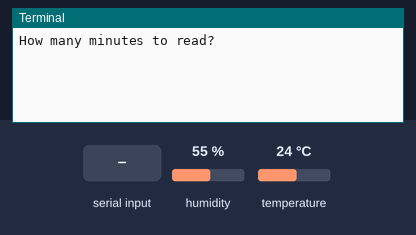
A program run on a simulated Raspberry Pi (BCM pin numbers). Parts: the last lines printed to the terminal. Inputs (shaded band) come from the test bench; at power-on: humidity 55 %, temperature 24 °C. The clock reads 2024-03-15 10:24:30 at power-on unless the program sets it; files the program writes start out absent.

Above: at 1.2 s.
1.3 s: "5" typed at the terminal, then Enter
At 1.7 s:
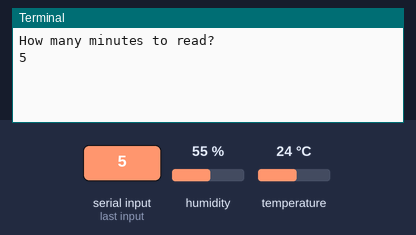
At 3.2 s:
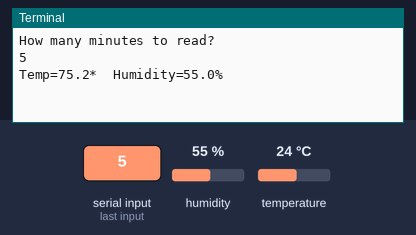

The program:

WorkingTempLog.py
```python
#This it the example temp READER from Adafruit for the DHT temp sensor
#
#Its been modfied for my project.

#Project Intent
# Part I
#   1. Temperature and Humidity are pulled at a set interaval
#   2. The results of the sensor are SAVED to a csv file along with date and time
# Part II
#   1. If room temperature is above a threshold, send signal to turn on the A/C
#   2. Turn-off signal is sent when temperate drops BELOW threshold, or after a certain time
#   3. Only runs at certain times per day (middle of day)


import sys
from time import sleep, strftime, time
import Adafruit_DHT

# Assign sensor type: [Adafruit_DHT.DHT11, Adafruit_DHT.DHT12, Adafruit_DHT.AM2302]
sensor = Adafruit_DHT.DHT11
pin = 4


# Try to grab a sensor reading.  Use the read_retry method which will retry up
# to 15 times to get a sensor reading (waiting 2 seconds between each retry).

def write_temp(temperature, humidity):
    with open("/home/pi/Documents/Python/Script_Logs/roomtemplog.csv", "a") as log:
        log.write("{0},{1},{2}\n".format(strftime("%Y-%m-%d %H:%M:%S"),str(temperature),str(humidity)))

iteration = 0
runtime = int(input("How many minutes to read? "))

while iteration < runtime:
    humidity, temperature = Adafruit_DHT.read_retry(sensor, pin)
# Un-comment the line below to convert the temperature to Fahrenheit.
    temperature = temperature * 9/5.0 + 32
    write_temp(temperature, humidity)
    if humidity is not None and temperature is not None:
        print('Temp={0:0.1f}*  Humidity={1:0.1f}%'.format(temperature, humidity))
    else:
        print('Failed to get reading. Try again!')
    sleep(60)
    iteration += 1

# Note that sometimes you won't get a reading and
# the results will be null (because Linux can't
# guarantee the timing of calls to read the sensor).
# If this happens try again!
```

Measured:
- after the input at 1.3 s, the terminal: prints a new line at once (image 1)
